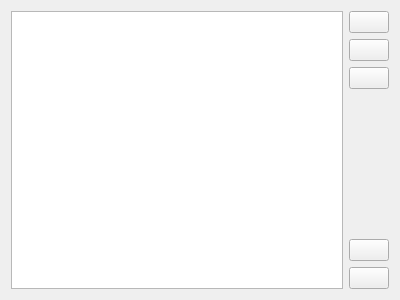
<?xml version="1.0" encoding="UTF-8"?>
<ui version="4.0">
 <class>AttributesTab</class>
 <widget class="QWidget" name="AttributesTab">
  <property name="geometry">
   <rect>
    <x>0</x>
    <y>0</y>
    <width>400</width>
    <height>300</height>
   </rect>
  </property>
  <property name="windowTitle">
   <string>AttributesTab</string>
  </property>
  <property name="locale">
   <locale language="English" country="UnitedKingdom"/>
  </property>
  <layout class="QHBoxLayout" name="horizontalLayout">
   <item>
    <widget class="QTableView" name="tableView">
     <property name="editTriggers">
      <set>QAbstractItemView::AnyKeyPressed|QAbstractItemView::DoubleClicked|QAbstractItemView::EditKeyPressed|QAbstractItemView::SelectedClicked</set>
     </property>
     <property name="showDropIndicator" stdset="0">
      <bool>false</bool>
     </property>
     <property name="alternatingRowColors">
      <bool>true</bool>
     </property>
     <attribute name="horizontalHeaderStretchLastSection">
      <bool>true</bool>
     </attribute>
    </widget>
   </item>
   <item>
    <layout class="QVBoxLayout" name="verticalLayout">
     <item>
      <widget class="QPushButton" name="addButton">
       <property name="toolTip">
        <string>Add new attribute</string>
       </property>
       <property name="text">
        <string/>
       </property>
       <property name="icon">
        <iconset resource="../GuiResources/GuiResources.qrc">
         <normaloff>:/images/add_16x16.png</normaloff>:/images/add_16x16.png</iconset>
       </property>
      </widget>
     </item>
     <item>
      <widget class="QPushButton" name="removeButton">
       <property name="toolTip">
        <string>Delete attribute </string>
       </property>
       <property name="text">
        <string/>
       </property>
       <property name="icon">
        <iconset resource="../GuiResources/GuiResources.qrc">
         <normaloff>:/images/remove_16x16.png</normaloff>:/images/remove_16x16.png</iconset>
       </property>
      </widget>
     </item>
     <item>
      <widget class="QPushButton" name="editButton">
       <property name="toolTip">
        <string>Edit properties</string>
       </property>
       <property name="text">
        <string/>
       </property>
       <property name="icon">
        <iconset resource="../GuiResources/GuiResources.qrc">
         <normaloff>:/images/edit_16x16.png</normaloff>:/images/edit_16x16.png</iconset>
       </property>
      </widget>
     </item>
     <item>
      <spacer name="verticalSpacer">
       <property name="orientation">
        <enum>Qt::Vertical</enum>
       </property>
       <property name="sizeHint" stdset="0">
        <size>
         <width>20</width>
         <height>40</height>
        </size>
       </property>
      </spacer>
     </item>
     <item>
      <widget class="QPushButton" name="moveUpButton">
       <property name="toolTip">
        <string>Move up</string>
       </property>
       <property name="text">
        <string/>
       </property>
       <property name="icon">
        <iconset resource="../GuiResources/GuiResources.qrc">
         <normaloff>:/images/moveup_16x16.png</normaloff>:/images/moveup_16x16.png</iconset>
       </property>
      </widget>
     </item>
     <item>
      <widget class="QPushButton" name="moveDownButton">
       <property name="toolTip">
        <string>Move down</string>
       </property>
       <property name="text">
        <string/>
       </property>
       <property name="icon">
        <iconset resource="../GuiResources/GuiResources.qrc">
         <normaloff>:/images/movedown_16x16.png</normaloff>:/images/movedown_16x16.png</iconset>
       </property>
      </widget>
     </item>
    </layout>
   </item>
  </layout>
 </widget>
 <layoutdefault spacing="6" margin="11"/>
 <resources>
  <include location="../GuiResources/GuiResources.qrc"/>
 </resources>
 <connections/>
</ui>
